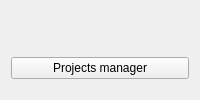
      <widget class="QWidget" name="layoutWidget1">
       <layout class="QVBoxLayout" name="verticalLayout2DImage">
        <item>
         <layout class="QHBoxLayout" name="horizontalLayoutWarnings">
          <property name="spacing">
           <number>4</number>
          </property>
          <property name="sizeConstraint">
           <enum>QLayout::SetMinimumSize</enum>
          </property>
          <item>
           <spacer name="horizontalSpacer">
            <property name="orientation">
             <enum>Qt::Horizontal</enum>
            </property>
            <property name="sizeHint" stdset="0">
             <size>
              <width>40</width>
              <height>0</height>
             </size>
            </property>
           </spacer>
          </item>
          <item>
           <widget class="QPushButton" name="pushButtonOccWarning">
            <property name="maximumSize">
             <size>
              <width>24</width>
              <height>24</height>
             </size>
            </property>
            <property name="toolTip">
             <string>&lt;html&gt;&lt;head/&gt;&lt;body&gt;&lt;p&gt;&lt;span style=&quot; font-size:10pt; font-weight:600;&quot;&gt;Occlusion from input/output selected.&lt;/span&gt;&lt;span style=&quot; font-size:10pt;&quot;&gt;&lt;br/&gt;Once this option is selected each time you change Normal or Height map the Occlusion texture is recalculated. Since this operation is computationally demanding it is recommended to work with this option selected at the end of processing.&lt;/span&gt;&lt;/p&gt;&lt;/body&gt;&lt;/html&gt;</string>
            </property>
            <property name="text">
             <string/>
            </property>
            <property name="icon">
             <iconset resource="resources.qrc">
              <normaloff>:/resources/actions/showOcclusionWarning.png</normaloff>:/resources/actions/showOcclusionWarning.png</iconset>
            </property>
            <property name="iconSize">
             <size>
              <width>24</width>
              <height>24</height>
             </size>
            </property>
            <property name="flat">
             <bool>true</bool>
            </property>
           </widget>
          </item>
          <item>
           <widget class="QPushButton" name="pushButtonUVWarning">
            <property name="maximumSize">
             <size>
              <width>24</width>
              <height>24</height>
             </size>
            </property>
            <property name="toolTip">
             <string>&lt;html&gt;&lt;head/&gt;&lt;body&gt;&lt;p&gt;&lt;span style=&quot; font-size:10pt; font-weight:600;&quot;&gt;Tilling is enabled.&lt;/span&gt;&lt;span style=&quot; font-size:10pt;&quot;&gt;&lt;br/&gt;&lt;/span&gt;&lt;span style=&quot; font-size:10pt; font-weight:600;&quot;&gt;Tip:&lt;/span&gt;&lt;span style=&quot; font-size:10pt;&quot;&gt; In some cases (like &lt;/span&gt;&lt;span style=&quot; font-size:10pt; font-style:italic;&quot;&gt;Random&lt;/span&gt;&lt;span style=&quot; font-size:10pt;&quot;&gt; mode) it is recommented to set &amp;quot;&lt;/span&gt;&lt;span style=&quot; font-size:10pt; font-style:italic;&quot;&gt;Height (Output)&lt;/span&gt;&lt;span style=&quot; font-size:10pt;&quot;&gt;&amp;quot; in the &lt;/span&gt;&lt;span style=&quot; font-size:10pt; font-weight:600;&quot;&gt;Normal&lt;/span&gt;&lt;span style=&quot; font-size:10pt;&quot;&gt; tab.&lt;/span&gt;&lt;/p&gt;&lt;/body&gt;&lt;/html&gt;</string>
            </property>
            <property name="text">
             <string/>
            </property>
            <property name="icon">
             <iconset resource="resources.qrc">
              <normaloff>:/resources/actions/UVwarning.png</normaloff>:/resources/actions/UVwarning.png</iconset>
            </property>
            <property name="iconSize">
             <size>
              <width>24</width>
              <height>24</height>
             </size>
            </property>
            <property name="flat">
             <bool>true</bool>
            </property>
           </widget>
          </item>
          <item>
           <widget class="QPushButton" name="pushButtonGrungeWarning">
            <property name="maximumSize">
             <size>
              <width>24</width>
              <height>24</height>
             </size>
            </property>
            <property name="toolTip">
             <string>&lt;html&gt;&lt;head/&gt;&lt;body&gt;&lt;p&gt;&lt;span style=&quot; font-size:10pt; font-weight:600;&quot;&gt;Grunge texture is enabled.&lt;/span&gt;&lt;span style=&quot; font-weight:600;&quot;&gt;&lt;br/&gt;&lt;/span&gt;&lt;/p&gt;&lt;/body&gt;&lt;/html&gt;</string>
            </property>
            <property name="text">
             <string/>
            </property>
            <property name="icon">
             <iconset resource="resources.qrc">
              <normaloff>:/resources/actions/grungeWarning.png</normaloff>:/resources/actions/grungeWarning.png</iconset>
            </property>
            <property name="iconSize">
             <size>
              <width>24</width>
              <height>24</height>
             </size>
            </property>
            <property name="flat">
             <bool>true</bool>
            </property>
           </widget>
          </item>
          <item>
           <widget class="QPushButton" name="pushButtonConversionWarning">
            <property name="maximumSize">
             <size>
              <width>24</width>
              <height>24</height>
             </size>
            </property>
            <property name="toolTip">
             <string>&lt;html&gt;&lt;head/&gt;&lt;body&gt;&lt;p&gt;&lt;span style=&quot; font-size:10pt; font-weight:600; color:#000000;&quot;&gt;C&lt;/span&gt;&lt;span style=&quot; font-size:10pt; font-weight:600;&quot;&gt;onversion from diffuse is enabled.&lt;/span&gt;&lt;span style=&quot; font-size:10pt; font-weight:600;&quot;&gt;&lt;br/&gt;&lt;/span&gt;&lt;span style=&quot; font-size:10pt;&quot;&gt;Click &amp;quot;Convert&amp;quot; button in the Diffuse tab and disable &amp;quot;Enable preview&amp;quot; in order to work with the textures.&lt;/span&gt;&lt;/p&gt;&lt;/body&gt;&lt;/html&gt;</string>
            </property>
            <property name="text">
             <string/>
            </property>
            <property name="icon">
             <iconset resource="resources.qrc">
              <normaloff>:/resources/actions/ConversionWarning.png</normaloff>:/resources/actions/ConversionWarning.png</iconset>
            </property>
            <property name="iconSize">
             <size>
              <width>24</width>
              <height>24</height>
             </size>
            </property>
            <property name="default">
             <bool>false</bool>
            </property>
            <property name="flat">
             <bool>true</bool>
            </property>
           </widget>
          </item>
          <item>
           <widget class="QPushButton" name="pushButtonMaterialWarning">
            <property name="enabled">
             <bool>true</bool>
            </property>
            <property name="maximumSize">
             <size>
              <width>24</width>
              <height>24</height>
             </size>
            </property>
            <property name="toolTip">
             <string>&lt;html&gt;&lt;head/&gt;&lt;body&gt;&lt;p&gt;&lt;span style=&quot; font-size:10pt; font-weight:600; color:#000000;&quot;&gt;M&lt;/span&gt;&lt;span style=&quot; font-size:10pt; font-weight:600;&quot;&gt;aterials are enabled. &lt;/span&gt;&lt;span style=&quot; font-size:10pt; font-weight:600;&quot;&gt;&lt;br/&gt;&lt;/span&gt;&lt;span style=&quot; font-size:10pt;&quot;&gt;Conversion from Base to Other and tilling tools are &lt;/span&gt;&lt;span style=&quot; font-size:10pt; font-weight:600;&quot;&gt;blocked&lt;/span&gt;&lt;span style=&quot; font-size:10pt;&quot;&gt;. Loading new image will overwrite current texture. &lt;/span&gt;&lt;/p&gt;&lt;/body&gt;&lt;/html&gt;</string>
            </property>
            <property name="text">
             <string/>
            </property>
            <property name="icon">
             <iconset resource="resources.qrc">
              <normaloff>:/resources/actions/warnMaterials.png</normaloff>
              <normalon>:/resources/actions/warnMaterials.png</normalon>
              <activeoff>:/resources/actions/warnMaterials.png</activeoff>:/resources/actions/warnMaterials.png</iconset>
            </property>
            <property name="iconSize">
             <size>
              <width>24</width>
              <height>24</height>
             </size>
            </property>
            <property name="autoExclusive">
             <bool>false</bool>
            </property>
            <property name="flat">
             <bool>true</bool>
            </property>
           </widget>
          </item>
         </layout>
        </item>
        <item>
         <layout class="QHBoxLayout" name="horizontalLayout_4">
          <item>
           <widget class="QPushButton" name="pushButtonProjectManager">
            <property name="text">
             <string>Projects manager</string>
            </property>
            <property name="checkable">
             <bool>true</bool>
            </property>
           </widget>
          </item>
         </layout>
        </item>
       </layout>
      </widget>
